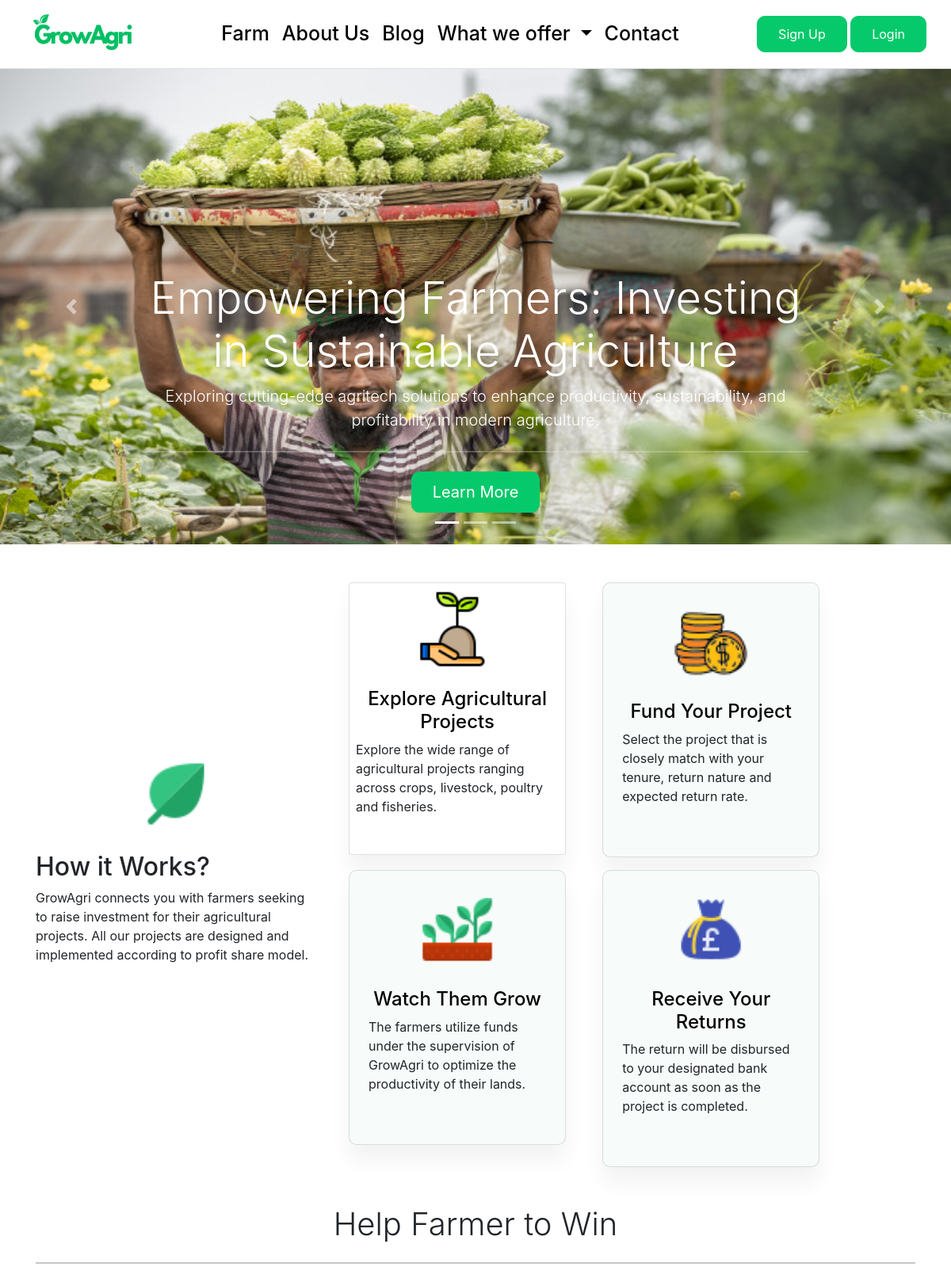
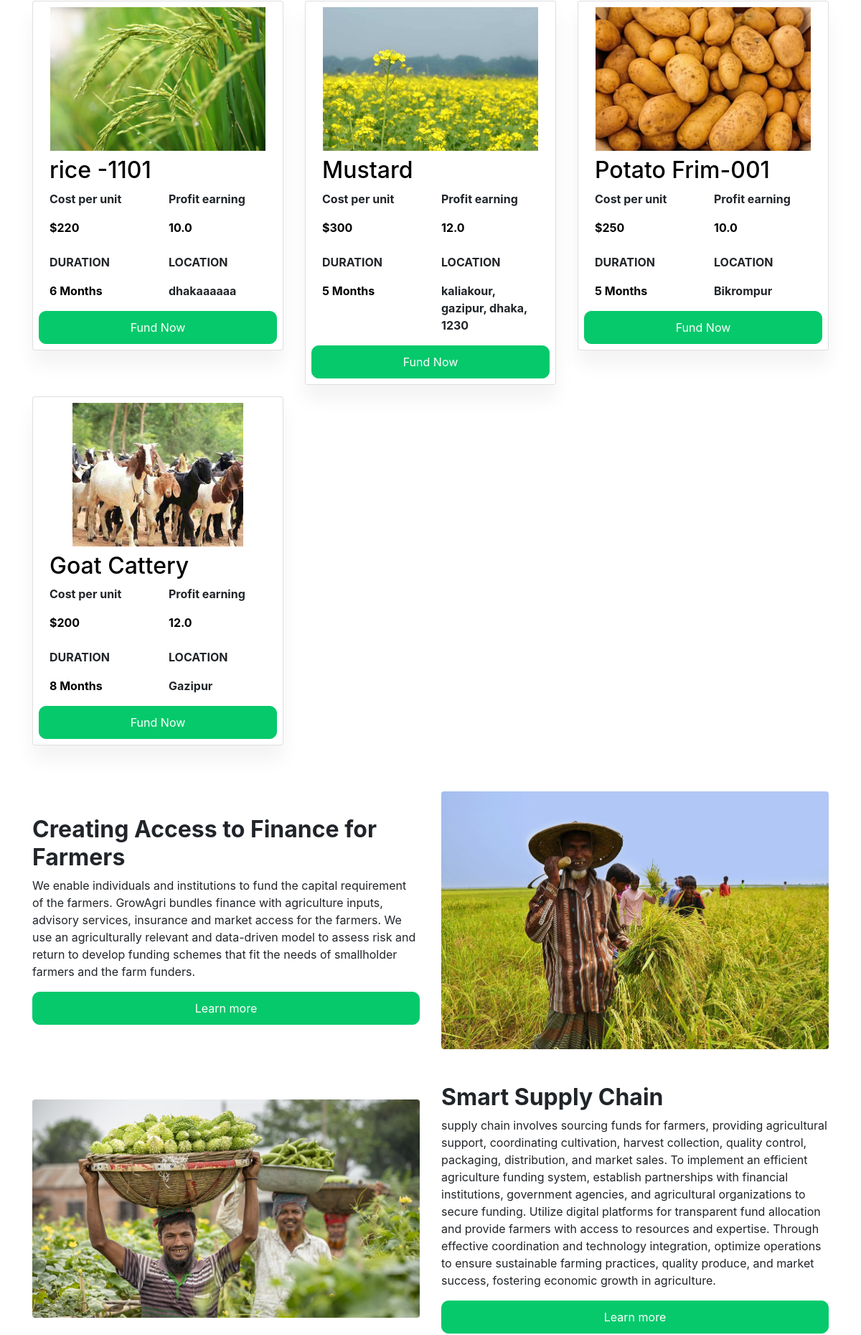
The page / (upper part) on the database its author committed (2 pictures, top to bottom).
### farm/models.py (models this page shows, shortened)
class Farm(models.Model):
    farm_name = models.CharField(max_length=200, unique=True)
    slug = models.SlugField(max_length=200, unique=True, blank=True)
    description = models.TextField(max_length=500, blank=True)
    price = models.IntegerField()
    images = models.ImageField(upload_to='photos/farm')
    stock = models.IntegerField()
    is_available = models.BooleanField(default=True)
    category = models.ForeignKey(CropType, on_delete=models.CASCADE)
    created_date = models.DateTimeField(auto_now_add=True)
    modified_date = models.DateTimeField(auto_now=True)
    campaign_status = models.CharField(max_length=20, choices=[('draft', 'Draft'), ('active', 'Active'), ('completed', 'Completed')], default='draft')
    location = models.CharField(max_length=200, default='')  # Location of the farm
    duration = models.IntegerField(default=None, null=True, blank=True)
    custom_percentage = models.FloatField(validators=[MinValueValidator(0)], null=True, blank=True)
    def get_url(self):
        crop_type_slug = self.category.slug
        return reverse('farm_detail', args=[crop_type_slug, self.slug])

### projects/views.py (the view)
# urls.py: 2. Add a URL to urlpatterns:  path('', views.home, name='home')
def home(request):
    farms = Farm.objects.filter(is_available=True)[:6]  # Retrieve the first six available farms
    posts = Post.objects.order_by('-date_posted')[:3]  # Retrieve the three most recent posts
    context ={
        'farms': farms,
        'posts': posts,
    }
    return render(request, 'home.html', context)

### carts/context_processors.py (called while the page is built)
def counter(request):
    cart_count = 0
    if 'admin' in request.path:
        return {}
    else:
        try:
            cart = Cart.objects.filter(cart_id=_cart_id(request))
            if request.user.is_authenticated:
                cart_items = CartItem.objects.all().filter(user=request.user)
            else:
                cart_items = CartItem.objects.filter(cart=cart[:1])
            for cart_item in cart_items:
                cart_count += cart_item.quantity
        except Cart.DoesNotExist:
            cart_count = 0
    return {'cart_count': cart_count}

### carts/views.py (called while the page is built)
def _cart_id(request):
    cart = request.session.session_key
    if not cart:
        cart = request.session.create()
    return cart

### projects/context_processors.py (called while the page is built)
def menu_links(request):
    links = CropType.objects.all()
    return dict(links=links)

### templates/home.html (shortened to what this page needs)
{% extends "base.html" %}
{% load static %}
{% block content %}
<link rel="stylesheet" href="{% static 'css/style.css' %}">
    <div id="carouselExampleIndicators" class="carousel slide" data-ride="carousel">
        <ol class="carousel-indicators">
          <li data-target="#carouselExampleIndicators" data-slide-to="0" class="active"></li>
          <li data-target="#carouselExampleIndicators" data-slide-to="1"></li>
          <li data-target="#carouselExampleIndicators" data-slide-to="2"></li>
        </ol>
        <div class="carousel-inner ">
          <div class="carousel-item active">
            <img class="d-block w-100 img-fluid"  alt="Responsive image" src="{% static 'images/supply_chain.jpeg' %}" alt="First slide">
            <div class="carousel-caption d-md-block text-center">
              <h5 class= "display-4" > Empowering Farmers: Investing in Sustainable Agriculture</h5>
              <p class="lead">Exploring cutting-edge agritech solutions to enhance productivity, sustainability, and profitability in modern agriculture.</p>
              <hr class="my-4">
              <a href="#" class="btn btn-primary btn-lg  custom_button">Learn More</a>
            </div>
          </div>
        </div>
        <a class="carousel-control-prev" href="#carouselExampleIndicators" role="button" data-slide="prev">
          <span class="carousel-control-prev-icon" aria-hidden="true"></span>
        </a>
        <a class="carousel-control-next" href="#carouselExampleIndicators" role="button" data-slide="next">
          <span class="carousel-control-next-icon" aria-hidden="true"></span>
        </a>
      </div>
    <div class="container my-5">
        <div class="row">
            <div class="col-md-4 col-sm-12 d-flex flex-column align-items-center justify-content-center">
                <div>
                    <img src="{% static 'images/leaf.png' %}" class="leaf_image" alt="">
                </div>
                <div  class="my-4">
                    <h2>How it Works?</h2>
                    <p class="">GrowAgri connects you with farmers seeking to raise investment for their agricultural projects. All our projects are designed and implemented according to profit share model. </p>
                </div>
            </div>
            <div class="col-md-8 col-sm-12">
                <div class="container">
                    <div class="row gap-3">
                        <div class="col-md-5 col-sm-12">
                            <div class="card p-2 ">
                                <div class="d-flex justify-content-center">
                                    <img src="{% static 'images/grow.png' %}" class="leaf_image" alt="">
                                </div>
                                <div class="my-4">
                                    <h4 class="text_color text-center">Explore Agricultural Projects</h4>
                                    <p class="">Explore the wide range of agricultural projects
                                        ranging across crops, livestock, poultry and
                                         fisheries.</p>
                                </div>
                            </div>
                        </div>
                        <div class="col-md-5 col-sm-12">
                            <div class="card p-4 gray_bg">
                                <div class="d-flex justify-content-center">
                                    <img src="{% static 'images/fund.png' %}" class="leaf_image" alt="">
                                </div>
                                <div class="my-4">
                                    <h4 class="text_color text-center">Fund Your Project
                                    </h4>
                                    <p class="">Select the project that is closely match with your
                                        tenure, return nature and expected return rate.</p>
                                </div>
                            </div>
                        </div>
                        <div class="col-md-5 col-sm-12">
                            <div class="card p-4 gray_bg">
                                <div class="d-flex justify-content-center">
                                    <img src="{% static 'images/plant_growing.png' %}" class="leaf_image" alt="">
                                </div>
                                <div class="my-4">
                                    <h4 class="text_color text-center">Watch Them Grow
                                    </h4>
                                    <p class="">The farmers utilize funds under the supervision
                                        of GrowAgri to optimize the productivity of
                                       their lands.</p>
                                </div>
                            </div>
                        </div>
                        <div class="col-md-5 col-sm-12">
                            <div class="card p-4 gray_bg">
                                <div class="d-flex justify-content-center">
                                    <img src="{% static 'images/return_fund.png' %}" class="leaf_image" alt="">
                                </div>
                                <div class="my-4">
                                    <h4 class="text_color text-center">Receive Your Returns</h4>
                                    <p class="">The return will be disbursed to your designated
                                        bank account as soon as the project is completed.</p>
                                </div>
                            </div>
                        </div>
                    </div>
                </div>
            </div>
        </div>
    </div>
    <div class="helping_farmer_container my-5">
        <div class="container">
            <div class="col text-center">
                <h3 class=" display-6">Help Farmer to Win</h3>
            </div>
            <hr class="my-4">
            <div class="row">
                {% for farm in farms %}
                <div class="col-md-4 col-sm-12 mb-3">
                    <div class="card p-2">
                        <div class="d-flex justify-content-center">
                            <a href="{{ farm.get_url }}">
                                <img src="{{ farm.images.url }}" height="200" alt="">
                            </a>
                        </div>
                        <div class="container my-2">
                            <h2 class="text_color">{{ farm.farm_name }}</h2>
                            <div class="row">
                                <div class="col-md-6 col-sm-12">
                                    <p class="fw-bold">Cost per unit</p>
                                    <p class="fw-bold text_color">${{ farm.price }}</p>
                                </div>
                                <div class="col-md-6 col-sm-12">
                                    <p class="fw-bold">Profit earning</p>
                                    <p class="fw-bold text_color">{{ farm.custom_percentage }} </p>
                                </div>
                            </div>
                        </div>
                        <div class="container">
                            <div class="row">
                                <div class="col-md-6 col-sm-12">
                                    <p class="fw-bold">DURATION</p>
                                    <p class="fw-bold text_color"> {{ farm.duration }} Months</p>
                                </div>
                                <div class="col-md-6 col-sm-12">
                                    <p class="fw-bold">LOCATION</p>
                                    <p class="fw-bold">{{ farm.location }}</p>
                                </div>
                            </div>
                        </div>
                        <a href="{% url 'farm_detail' crop_slug=farm.category.slug farm_slug=farm.slug %}" class="btn btn-primary custom_button">Fund Now</a>
                    </div>
                </div>
                {% endfor %}
            </div>
        </div>
    </div>
    <div class="container my-5" >
        <div class="row align-items-center">
            <div class="col-md-6 col-sm-12">
                <div class="d-flex flex-column h-100 justify-content-center">
                    <h2 class="fw-bold">Creating Access to Finance for Farmers</h2>
                    <p>We enable individuals and institutions to fund the capital requirement of the farmers. GrowAgri bundles finance with agriculture inputs, advisory services, insurance and market access for the farmers. We use an agriculturally relevant and data-driven model to assess risk and return to develop funding schemes that fit the needs of smallholder farmers and the farm funders.
                    </p>
                    <button class="custom_button">Learn more</button>
                </div>
            </div>
            <div class="col-md-6 col-sm-12">
                <img src="{% static 'images/bg.jpeg' %}" class="rounded" style="width: 100%;" alt="">
            </div>
        </div>
    </div>
        <div class="container my-5">
            <div class="row align-items-center">
                <div class="col-md-6 col-sm-12">
                    <img src="{% static 'images/supply_chain.jpeg' %}" class="rounded" style="width: 100%;" alt="">
                </div>
                <div class="col-md-6 col-sm-12">
                    <div class="d-flex h-100 flex-column justify-content-center">
                        <h2 class="fw-bold">Smart Supply Chain</h2>
                        <p>supply chain involves sourcing funds for farmers, providing agricultural support, coordinating cultivation, harvest collection, quality control, packaging, distribution, and market sales. To implement an efficient agriculture funding system, establish partnerships with financial institutions, government agencies, and agricultural organizations to secure funding. Utilize digital platforms for transparent fund allocation and provide farmers with access to resources and expertise. Through effective coordination and technology integration, optimize operations to ensure sustainable farming practices, quality produce, and market success, fostering economic growth in agriculture.</p>
                        <button class="custom_button">Learn more</button>
                    </div>
                </div>
            </div>
        </div>
 {% endblock content %}

### static/css/style.css (style rules this page uses)
.leaf_image { width: 100px; height: 100px; }
.custom_button { background-color: #06C96B; border: none; padding: 10px 26px; border-radius: 10px; color: white; border: 1px solid #06C96B; transition: 0.3s; }
.text_color { color: #000000; }
.gray_bg { background-color: #f7fbf9; border-radius: 10px; box-shadow: 0 0 2px rgba(79, 255, 103, 0.2); }
.card { box-shadow: 0 20px 27px 0 rgb(0 0 0 / 5%); }
.w-100 { width: 100% !important; height: 75vh; }

### rows shown on the page
Farm: images (picture), farm_name "rice -1101", price "220", custom_percentage "10.0", duration "6", location "dhakaaaaaa"
Farm: images (picture), farm_name "Mustard", price "300", custom_percentage "12.0", duration "5", location "kaliakour, gazipur, dhaka, 1230"
Farm: images (picture), farm_name "Potato Frim-001", price "250", custom_percentage "10.0", duration "5", location "Bikrompur"
Farm: images (picture), farm_name "Goat Cattery", price "200", custom_percentage "12.0", duration "8", location "Gazipur"
